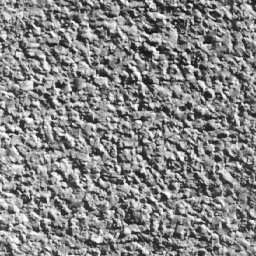
#> input picture A5/asn5-files/brodatztraining/trainingPatch-113229.png, 256 x 256 px; its folder holds only this picture in this run
$ jupyter execute --allow-errors asn5-q2-solution.ipynb   (older library calls are emulated)
#> lines starting #> are read from the running program, lines starting #| are printed output that depends on the picture
# Step 1: Compute the texture descriptions for the training images.

For each training image, calculate a vector of GLCM features.  Which GLCM features and the set of displacements you choose to you use are up to you (note that displacements for `skimage.feature.graycomatrix()` need to be specified by distances and angles in radians rather than change in x and y directions).  Experiment to obtain the best possible classification rate.  Use conservative choices to begin with until everything is working, then come back and experiemnt.  As described in the Topic 10 lecture notes, use `skimage.feature.graycomatrix()` and `skimage.feature.graycoprops()` to calculate GLCM features.  You'll probably want to use `normed=True` with `graycomatrix`.  Your GLCM features should be stored as a 120-row array by m-element array, (m will depend on how many different features and displacements you used and whether or not you combine values for different displacements or not, e.g., by taking their mean).

_Hint: Pay close attention to the format of the return values of  `graycomatrix()` and `graycoprops()`._

For each training image, calculate the rotationally invariant LBP features using `skiamge.feature.local_binary_pattern()`.  You can experiment with parameters `P` and `R` to get a good classification rate, but probably `P=8` and `R=1` are good enough.   For the `method` parameter, use `'uniform'` which gives you the LBP flavour we talked about in class.   Remember that `skiamge.feature.local_binary_pattern()` returns an "LBP Image", which is an image in which the pixel value is between 0 and 9, and corresponds to one of the ten possible pattern labels.  It's up to you to turn the "LBP Image" into a 10-bin histogram, which serves as the feature vector for that image (you can use `numpy.histogram` for this but again remember to specify `bins` and `range` parameters, and that it returns two things, and you only need the first one).

Addionally, calculate the LBP variance feature again using `skimage.feature.local_binary_pattern()` but use `method='var'` instead.  This is the VAR feature we saw in class.  Use the same P and R as before.  Build a 16-bin histogram of the resulting 'LBP-VAR' image; use `range=(0,7000)` with `numpy.hisotgram()` (this is not quite "correct", but it's good enough).  Concatenate these with the rotationally invariant LBP features so that you have a 26-element feature vector for each training image.   These should be stored as a 120-row, 26-column array.

You can do this all in one loop which builds both feature arrays.

[cell 1]
import os as os
import numpy as np
import skimage.io as io
import skimage.feature as feat
import math as m


glcm_props = ['contrast', 'homogeneity', 'energy', 'correlation']
distances = (8,)
angles = (0, m.pi/4, m.pi/2, 3*m.pi/4)
P=8
R=1

training_lbp = []
training_glcm = []
for root, dirs, files in os.walk('./brodatztraining'):
    for f in files:
        if f[-4:] == '.png':
            I = io.imread(os.path.join(root, f))
#> I is the input picture: shape (256, 256); min 21, max 255, mean 133.1

            # Compute the LBP features for the image
            lbp = feat.local_binary_pattern(I, P, R, method='uniform')
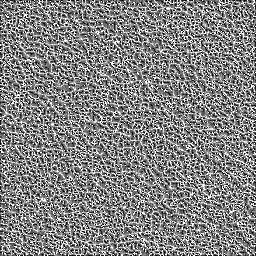
#> lbp: shape (256, 256) float64; min 0, max 9, mean 4.63; drawn with min black and max white
            var = feat.local_binary_pattern(I, P, R, method='var')
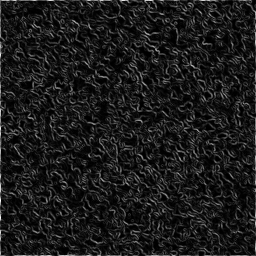
#> var: shape (256, 256) float64; min 0.292, max 9238.7, mean 991.8; drawn with min black and max white

            lbp_hist, bin_edges = np.histogram(lbp, range=(0,9), bins=10)
#> lbp_hist = [3430, 5013, 4948, 9468, 11201, 9116, 5637, 4908, 4771, 7044]; bin_edges = [0, 0.9, 1.8, 2.7, 3.6, 4.5, 5.4, 6.3, 7.2, 8.1, 9]
            var_hist, bin_edges = np.histogram(var, range=(0,7000), bins=16)
#> var_hist = [23485, 14978, 9295, 6365, 4135, 2737, 1658, 1125, 684, 408, 239, 146, 82, 58, 44, 39]; bin_edges = 17 values from 0 to 7000
            training_lbp.append(np.hstack((lbp_hist, var_hist)))

            # Compute the GLCM features for the image

            glcm = feat.greycomatrix(I, distances, angles, normed=True)

            glcm_features = []
            for p in glcm_props:
                props = feat.greycoprops(glcm, prop=p)
                glcm_features.append(np.mean(props))
#> this loop made 4 passes
#> props on passes 1 to 4: [[6416.2, 6010.4, 6621.9, 6910.9]], [[0.0257, 0.0263, 0.0249, 0.0246]], [[0.0153, 0.0154, 0.0153, 0.0153]], [[0.0129, 0.076, -0.0198, -0.0619]]
#> after the loop, glcm_features = [6489.9, 0.0254, 0.0153, 0.00181]

            glcm_features = np.array(glcm_features)
            training_glcm.append(glcm_features)


training_lbp = np.vstack(training_lbp)
training_glcm = np.vstack(training_glcm)
#> training_glcm = [[6489.9, 0.0254, 0.0153, 0.00181]]

# Step 2: Compute Test Image Features

Compute the exact same features as you did in step 1 for each of the test images.  Store them in the same way (these arrays will just have more rows, specifically 320 rows, one for each testing sample). For GLCM you'll probably have trouble beating 65% classificadtion rate.  For LBP you should be able to get 95% or better.

[cell 2]
testing_lbp = []
testing_glcm = []
for root, dirs, files in os.walk('./brodatztesting'):
    for f in files:
        if f[-4:] == '.png':
            I = io.imread(os.path.join(root, f))

            # Compute the LBP features for the image
            lbp = feat.local_binary_pattern(I, P, R, method='uniform')
            var = feat.local_binary_pattern(I, P, R, method='var')

            lbp_hist, bin_edges = np.histogram(lbp, range=(0,9), bins=10)
            var_hist, bin_edges = np.histogram(var, range=(0,7000), bins=16)
            testing_lbp.append(np.hstack((lbp_hist, var_hist)))

            # Compute the GLCM features for the image

            glcm = feat.greycomatrix(I, distances, angles, normed=True)

            glcm_features = []
            for p in glcm_props:
                props = feat.greycoprops(glcm, prop=p)
                glcm_features.append(np.mean(props))

            glcm_features = np.array(glcm_features)
            testing_glcm.append(glcm_features)


#> (the rest of this cell did not finish here and is left out)

# Step 3: Generate Label Arrays for the Training and Testing Data

Use labels 1 for the first class, label 2 for the second class, etc.   This should be easy to do since the filenames are ordered in blocks of 15 or 40 images of each class for training and testing respectively.

[cell 3]
labels = np.ones(15, dtype='int')
#> labels = [1, 1, 1, 1, 1, 1, 1, 1, 1, 1, 1, 1, 1, 1, 1]
training_labels = np.hstack( [labels * (i+1) for i in range(8) ] )
#> training_labels = 120 values from 1 to 8

labels = np.ones(40, dtype='int')
#> labels = 40 values from 1 to 1
testing_labels = np.hstack( [labels * (i+1) for i in range(8) ] )
#> testing_labels = 320 values from 1 to 8

$ run again, on A5/asn5-files/brodatztraining/trainingPatch-134819.png
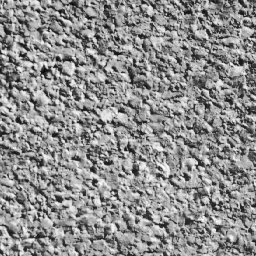
#> input picture A5/asn5-files/brodatztraining/trainingPatch-134819.png, 256 x 256 px
#> I is the input picture: shape (256, 256); min 0, max 255, mean 142.4
#> `lbp = feat.local_binary_pattern(I, P, R, method='uniform')`:
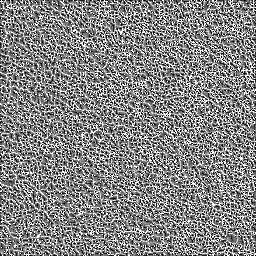
#> lbp: shape (256, 256) float64; min 0, max 9, mean 4.7; drawn with min black and max white
#> `var = feat.local_binary_pattern(I, P, R, method='var')`:
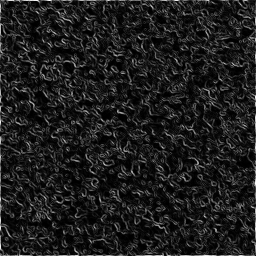
#> var: shape (256, 256) float64; min 1.07, max 8160, mean 954.6; drawn with min black and max white
#> `lbp_hist, bin_edges = np.histogram(lbp, range=(0,9), bins=10)`: lbp_hist = [4072, 5621, 5043, 8714, 9624, 8203, 5418, 5288, 5107, 8446]; bin_edges = [0, 0.9, 1.8, 2.7, 3.6, 4.5, 5.4, 6.3, 7.2, 8.1, 9]
#> `var_hist, bin_edges = np.histogram(var, range=(0,7000), bins=16)`: var_hist = [24909, 14792, 9081, 5934, 4011, 2614, 1546, 999, 593, 375, 224, 160, 109, 74, 50, 23]; bin_edges = 17 values from 0 to 7000
#> the loop `for p in glcm_props:` made 4 passes
#> props on passes 1 to 4: [[5727, 5555.4, 5774.9, 5912.7]], [[0.0279, 0.0278, 0.0273, 0.0263]], [[0.016, 0.016, 0.0159, 0.016]], [[-0.00234, 0.0276, -0.0079, -0.0348]]
#> after the loop `for p in glcm_props:`: glcm_features = [5742.5, 0.0273, 0.016, -0.00437]
#> training_glcm = [[5742.5, 0.0273, 0.016, -0.00437]]
#> `labels = np.ones(15, dtype='int')`: labels = [1, 1, 1, 1, 1, 1, 1, 1, 1, 1, 1, 1, 1, 1, 1]
#> training_labels = 120 values from 1 to 8
#> `labels = np.ones(40, dtype='int')`: labels = 40 values from 1 to 1
#> testing_labels = 320 values from 1 to 8

$ run again, on A5/asn5-files/brodatztraining/trainingPatch-138247.png
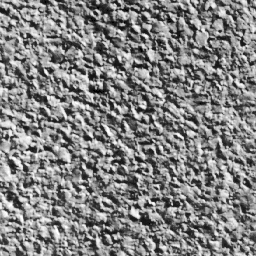
#> input picture A5/asn5-files/brodatztraining/trainingPatch-138247.png, 256 x 256 px
#> I is the input picture: shape (256, 256); min 0, max 255, mean 130.7
#> `lbp = feat.local_binary_pattern(I, P, R, method='uniform')`:
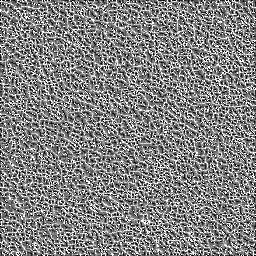
#> lbp: shape (256, 256) float64; min 0, max 9, mean 4.61; drawn with min black and max white
#> `var = feat.local_binary_pattern(I, P, R, method='var')`:
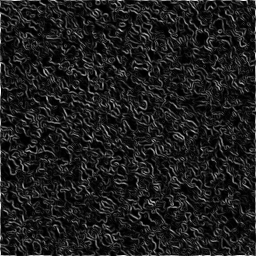
#> var: shape (256, 256) float64; min 0.527, max 8980.1, mean 1063.4; drawn with min black and max white
#> `lbp_hist, bin_edges = np.histogram(lbp, range=(0,9), bins=10)`: lbp_hist = [3115, 4776, 4915, 9823, 12125, 9337, 5451, 4650, 4523, 6821]; bin_edges = [0, 0.9, 1.8, 2.7, 3.6, 4.5, 5.4, 6.3, 7.2, 8.1, 9]
#> `var_hist, bin_edges = np.histogram(var, range=(0,7000), bins=16)`: var_hist = [23064, 14262, 8842, 6231, 4222, 3055, 1993, 1319, 932, 625, 359, 261, 143, 76, 45, 32]; bin_edges = 17 values from 0 to 7000
#> the loop `for p in glcm_props:` made 4 passes
#> props on passes 1 to 4: [[7337.4, 6915.2, 7290.3, 7847.1]], [[0.0254, 0.0254, 0.0252, 0.0217]], [[0.015, 0.015, 0.0149, 0.0149]], [[-0.0062, 0.053, -0.00156, -0.0747]]
#> after the loop `for p in glcm_props:`: glcm_features = [7347.5, 0.0244, 0.015, -0.00737]
#> training_glcm = [[7347.5, 0.0244, 0.015, -0.00737]]
#> `labels = np.ones(15, dtype='int')`: labels = [1, 1, 1, 1, 1, 1, 1, 1, 1, 1, 1, 1, 1, 1, 1]
#> training_labels = 120 values from 1 to 8
#> `labels = np.ones(40, dtype='int')`: labels = 40 values from 1 to 1
#> testing_labels = 320 values from 1 to 8

$ run again, on A5/asn5-files/brodatztraining/trainingPatch-149214.png
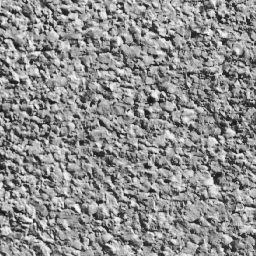
#> input picture A5/asn5-files/brodatztraining/trainingPatch-149214.png, 256 x 256 px
#> I is the input picture: shape (256, 256); min 21, max 255, mean 142.3
#> `lbp = feat.local_binary_pattern(I, P, R, method='uniform')`:
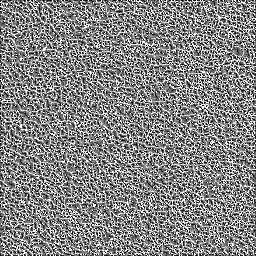
#> lbp: shape (256, 256) float64; min 0, max 9, mean 4.7; drawn with min black and max white
#> `var = feat.local_binary_pattern(I, P, R, method='var')`:
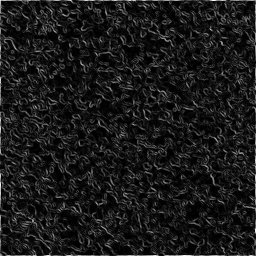
#> var: shape (256, 256) float64; min 0.0242, max 8784.3, mean 895.4; drawn with min black and max white
#> `lbp_hist, bin_edges = np.histogram(lbp, range=(0,9), bins=10)`: lbp_hist = [4048, 5470, 5023, 8587, 9995, 8410, 5365, 5243, 5027, 8368]; bin_edges = [0, 0.9, 1.8, 2.7, 3.6, 4.5, 5.4, 6.3, 7.2, 8.1, 9]
#> `var_hist, bin_edges = np.histogram(var, range=(0,7000), bins=16)`: var_hist = [26461, 15010, 8983, 5612, 3675, 2184, 1317, 802, 518, 337, 220, 143, 110, 47, 49, 21]; bin_edges = 17 values from 0 to 7000
#> the loop `for p in glcm_props:` made 4 passes
#> props on passes 1 to 4: [[5296.6, 5152.1, 5361.1, 5439.2]], [[0.0286, 0.0294, 0.0283, 0.028]], [[0.0162, 0.0162, 0.0162, 0.0162]], [[0.00198, 0.0315, -0.00588, -0.0224]]
#> after the loop `for p in glcm_props:`: glcm_features = [5312.2, 0.0286, 0.0162, 0.0013]
#> training_glcm = [[5312.2, 0.0286, 0.0162, 0.0013]]
#> `labels = np.ones(15, dtype='int')`: labels = [1, 1, 1, 1, 1, 1, 1, 1, 1, 1, 1, 1, 1, 1, 1]
#> training_labels = 120 values from 1 to 8
#> `labels = np.ones(40, dtype='int')`: labels = 40 values from 1 to 1
#> testing_labels = 320 values from 1 to 8

$ run again, on A5/asn5-files/brodatztraining/trainingPatch-114754.png
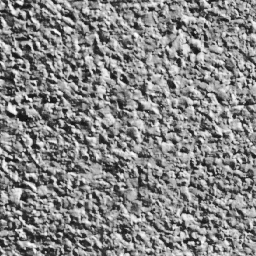
#> input picture A5/asn5-files/brodatztraining/trainingPatch-114754.png, 256 x 256 px
#> I is the input picture: shape (256, 256); min 0, max 255, mean 133.7
#> `lbp = feat.local_binary_pattern(I, P, R, method='uniform')`:
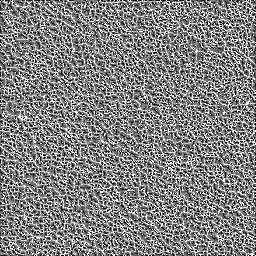
#> lbp: shape (256, 256) float64; min 0, max 9, mean 4.62; drawn with min black and max white
#> `var = feat.local_binary_pattern(I, P, R, method='var')`:
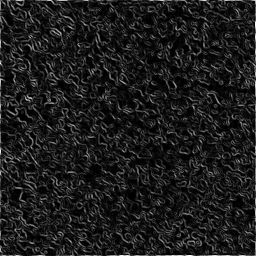
#> var: shape (256, 256) float64; min 0.136, max 8912.6, mean 1006.5; drawn with min black and max white
#> `lbp_hist, bin_edges = np.histogram(lbp, range=(0,9), bins=10)`: lbp_hist = [3404, 5078, 5015, 9443, 11389, 9017, 5513, 4895, 4622, 7160]; bin_edges = [0, 0.9, 1.8, 2.7, 3.6, 4.5, 5.4, 6.3, 7.2, 8.1, 9]
#> `var_hist, bin_edges = np.histogram(var, range=(0,7000), bins=16)`: var_hist = [23451, 14755, 9310, 6194, 4256, 2762, 1733, 1108, 753, 478, 281, 168, 90, 68, 36, 36]; bin_edges = 17 values from 0 to 7000
#> the loop `for p in glcm_props:` made 4 passes
#> props on passes 1 to 4: [[6446.7, 6245.6, 6595.5, 6752.5]], [[0.0259, 0.0264, 0.0253, 0.0248]], [[0.0154, 0.0154, 0.0154, 0.0154]], [[0.00708, 0.0378, -0.017, -0.0403]]
#> after the loop `for p in glcm_props:`: glcm_features = [6510.1, 0.0256, 0.0154, -0.0031]
#> training_glcm = [[6510.1, 0.0256, 0.0154, -0.0031]]
#> `labels = np.ones(15, dtype='int')`: labels = [1, 1, 1, 1, 1, 1, 1, 1, 1, 1, 1, 1, 1, 1, 1]
#> training_labels = 120 values from 1 to 8
#> `labels = np.ones(40, dtype='int')`: labels = 40 values from 1 to 1
#> testing_labels = 320 values from 1 to 8
